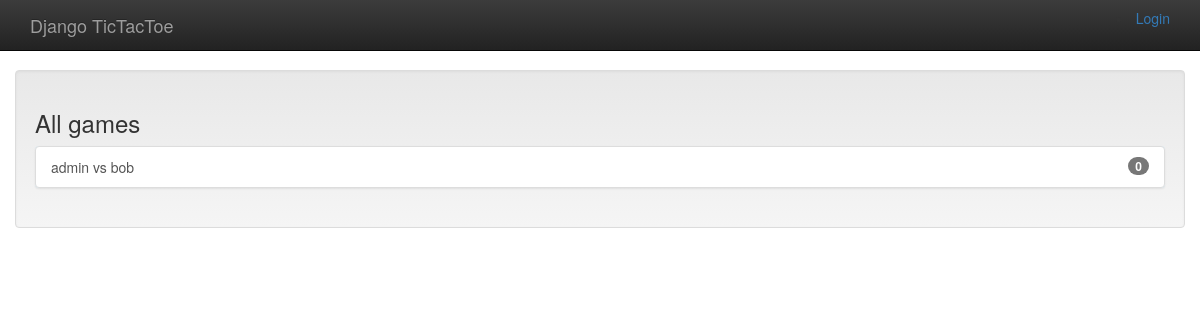
The page /games/all on the database as committed earlier.
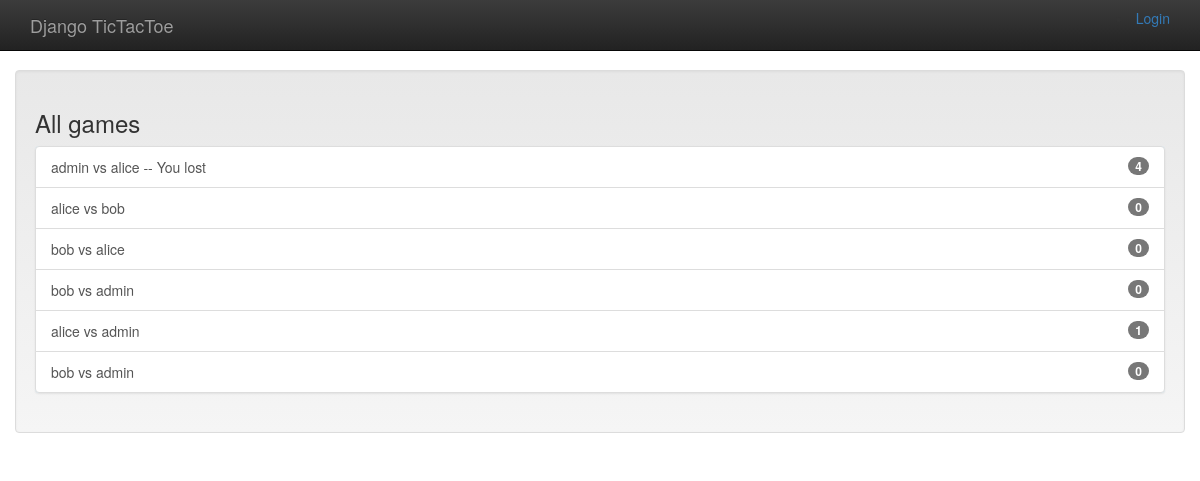
The same page on the database as committed later.
### gameplay/models.py (models this page shows, shortened)
class Game(models.Model):
    first_player = models.ForeignKey(User, related_name="games_first_player", on_delete=models.CASCADE)
    second_player = models.ForeignKey(User, related_name="games_second_player", on_delete=models.CASCADE)
    start_time = models.DateTimeField(auto_now_add=True)
    last_active = models.DateTimeField(auto_now_add=True)
    status = models.CharField(max_length=1, default=FIRST_PLAYER_TO_MOVE, choices=GAME_STATUS_CHOICES)
    objects = GamesQuerySet.as_manager()
    def get_absolute_url(self):
        return reverse('gameplay_detail', args=[self.id])
    def __str__(self):
        return "{0} vs {1}".format(self.first_player, self.second_player)

### gameplay/views.py (the view)
# urls.py: path('all', AllGamesList.as_view())
class AllGamesList(ListView):
    model = Game

### templates/gameplay/game_list.html
{% extends 'base.html' %}
{% block content %}
    <div class="well col-ms-6">
    <h3>All games</h3>
    {% include "player/game_list_snippet.html" with games_list=object_list %}
    </div>
{% endblock content %}

### templates/player/game_list_snippet.html
{% if games_list %}
    <div class="list-group bg-info">
        {% for game in games_list %}
            <a class="list-group-item" href="{{ game.get_absolute_url }}">
            {{ game }}
            {% if game.status not in 'FS' %}
                {% if game.status == 'D' %}
                    -- Draw
                {% elif game.status == 'W' and user == game.first_player %}
                    -- You won!
                {% elif game.status == 'L' and user == game.second_player %}
                    -- You won!
                {% else %}
                    -- You lost
                {% endif %}
            {% endif %}
            <span class="badge">{{ game.move_set.count }}</span>
            </a>
        {% endfor %}
    </div>
{% else %}
    <p>There is no games list</p>
{% endif %}

Rows that differ between the two databases and show on the page:
removed Game: first_player+second_player "admin vs bob", move_set.count "0"
added Game: first_player+second_player "admin vs alice", status "-- You lost", move_set.count "4"
added Game: first_player+second_player "alice vs bob", move_set.count "0"
added Game: first_player+second_player "bob vs alice", move_set.count "0"
added Game: first_player+second_player "bob vs admin", move_set.count "0"
added Game: first_player+second_player "alice vs admin", move_set.count "1"
added Game: first_player+second_player "bob vs admin", move_set.count "0"
